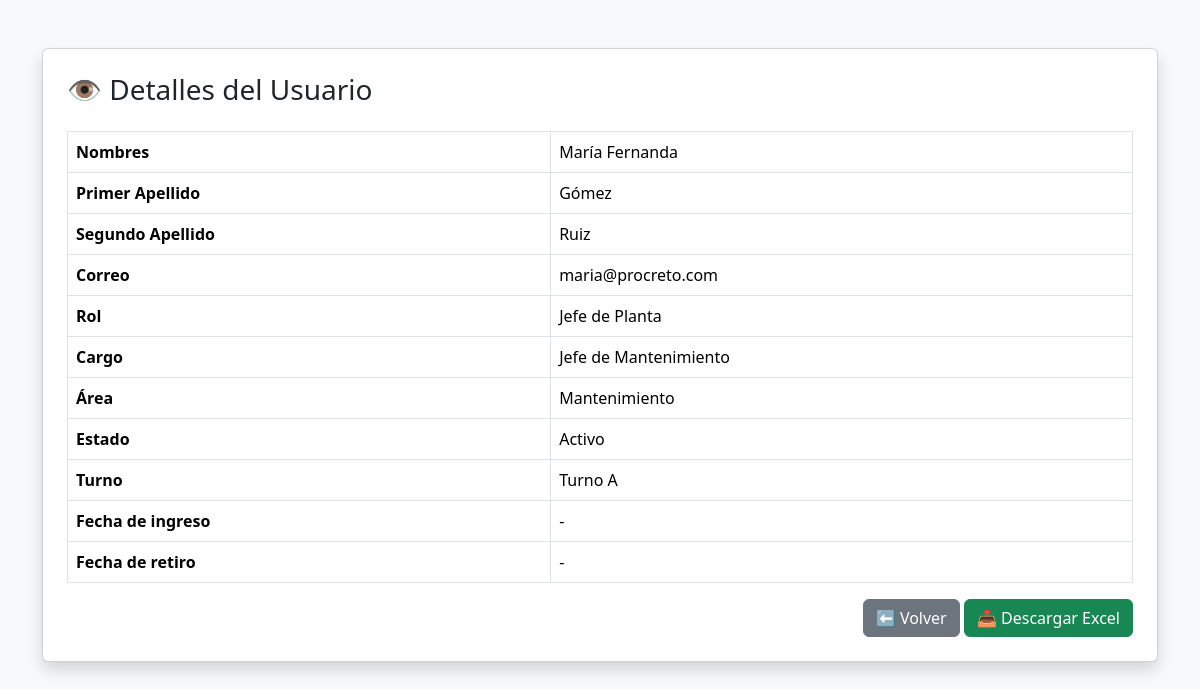
The page /app/screens/dashboard/rrhh/usuarios/ver.php?id=2 on the database its author committed.
### tables this page shows
CREATE TABLE `usuario` (
  `id_usuario` int(11) NOT NULL,
  `tipo_documento_usuario` varchar(10) DEFAULT NULL,
  `numero_documento_usuario` varchar(20) DEFAULT NULL,
  `nombres_usuario` varchar(100) DEFAULT NULL,
  `primer_apellido_usuario` varchar(50) DEFAULT NULL,
  `segundo_apellido_usuario` varchar(50) DEFAULT NULL,
  `fecha_nacimiento_usuario` date DEFAULT NULL,
  `genero_usuario` enum('Masculino','Femenino','Otro') DEFAULT NULL,
  `telefono_usuario` varchar(20) DEFAULT NULL,
  `correo_usuario` varchar(100) DEFAULT NULL,
  `direccion_usuario` varchar(150) DEFAULT NULL,
  `ciudad_usuario` varchar(100) DEFAULT NULL,
  `estado_civil_usuario` varchar(50) DEFAULT NULL,
  `id_estado_usuario` int(11) DEFAULT NULL,
  `id_cargo` int(11) DEFAULT NULL,
  `id_area` int(11) DEFAULT NULL,
  `id_rol` int(11) DEFAULT NULL,
  `tipo_contrato_usuario` varchar(100) DEFAULT NULL,
  `fecha_ingreso_usuario` date DEFAULT NULL,
  `fecha_retiro_usuario` date DEFAULT NULL,
  `id_turno` int(11) DEFAULT NULL,
  `foto_usuario` varchar(255) DEFAULT NULL,
  `pensiones_usuario` varchar(100) DEFAULT NULL,
  `eps_usuario` varchar(100) DEFAULT NULL,
  `arl_usuario` varchar(100) DEFAULT NULL,
  `profesion_usuario` varchar(100) DEFAULT NULL,
  `nivel_estudio_usuario` varchar(100) DEFAULT NULL,
  `observaciones_usuario` text DEFAULT NULL
);

CREATE TABLE `rol` (
  `id_rol` int(11) NOT NULL,
  `nombre_rol` varchar(100) NOT NULL,
  `descripcion_rol` text DEFAULT NULL,
  `imagen_url` varchar(255) DEFAULT NULL
);

CREATE TABLE `cargo` (
  `id_cargo` int(11) NOT NULL,
  `nombre_cargo` varchar(100) NOT NULL,
  `descripcion_cargo` text DEFAULT NULL,
  `id_area` int(11) DEFAULT NULL
);

CREATE TABLE `area` (
  `id_area` int(11) NOT NULL,
  `nombre_area` varchar(100) NOT NULL,
  `descripcion_area` text DEFAULT NULL
);

CREATE TABLE `estado_usuario` (
  `id_estado_usuario` int(11) NOT NULL,
  `nombre_estado_usuario` varchar(50) NOT NULL,
  `descripcion_estado_usuario` text DEFAULT NULL
);

CREATE TABLE `turno` (
  `id_turno` int(11) NOT NULL,
  `nombre_turno` varchar(50) NOT NULL,
  `descripcion_turno` text DEFAULT NULL
);

### app/screens/dashboard/rrhh/usuarios/ver.php (the view, shortened to what this page needs)
<?php
include_once __DIR__ . "/../../../../../config/conexion.php";
$id = intval($_GET['id']);
$sql = "SELECT u.*, r.nombre_rol, c.nombre_cargo, a.nombre_area, e.nombre_estado_usuario, t.nombre_turno
        FROM usuario u
        LEFT JOIN rol r ON u.id_rol = r.id_rol
        LEFT JOIN cargo c ON u.id_cargo = c.id_cargo
        LEFT JOIN area a ON u.id_area = a.id_area
        LEFT JOIN estado_usuario e ON u.id_estado_usuario = e.id_estado_usuario
        LEFT JOIN turno t ON u.id_turno = t.id_turno
        WHERE u.id_usuario = $id";
$result = $conn->query($sql);
$usuario = $result->fetch_assoc();
?>
<!DOCTYPE html>
<html lang="es">
<head>
  <link href="https://cdn.jsdelivr.net/npm/bootstrap@5.3.2/dist/css/bootstrap.min.css" rel="stylesheet">
</head>
<body class="bg-light">
  <div class="container mt-5">
    <div class="card shadow p-4">
      <h3 class="mb-4">👁️ Detalles del Usuario</h3>
      <table class="table table-bordered">
        <tr>
          <th>Nombres</th>
          <td><?= htmlspecialchars($usuario['nombres_usuario']) ?></td>
        </tr>
        <tr>
          <th>Primer Apellido</th>
          <td><?= htmlspecialchars($usuario['primer_apellido_usuario']) ?></td>
        </tr>
        <tr>
          <th>Segundo Apellido</th>
          <td><?= htmlspecialchars($usuario['segundo_apellido_usuario']) ?></td>
        </tr>
        <tr>
          <th>Correo</th>
          <td><?= htmlspecialchars($usuario['correo_usuario']) ?></td>
        </tr>
        <tr>
          <th>Rol</th>
          <td><?= htmlspecialchars($usuario['nombre_rol']) ?></td>
        </tr>
        <tr>
          <th>Cargo</th>
          <td><?= htmlspecialchars($usuario['nombre_cargo']) ?></td>
        </tr>
        <tr>
          <th>Área</th>
          <td><?= htmlspecialchars($usuario['nombre_area']) ?></td>
        </tr>
        <tr>
          <th>Estado</th>
          <td><?= htmlspecialchars($usuario['nombre_estado_usuario']) ?></td>
        </tr>
        <tr>
          <th>Turno</th>
          <td><?= htmlspecialchars($usuario['nombre_turno']) ?></td>
        </tr>
        <tr>
          <th>Fecha de ingreso</th>
          <td><?= htmlspecialchars($usuario['fecha_ingreso'] ?? '-') ?></td>
        </tr>
        <tr>
          <th>Fecha de retiro</th>
          <td><?= htmlspecialchars($usuario['fecha_retiro'] ?? '-') ?></td>
        </tr>
      </table>
      <div class="text-end">
        <a href="index.php" class="btn btn-secondary">⬅️ Volver</a>
        <a href="descargar_excel.php?id=<?= $usuario['id_usuario'] ?>" class="btn btn-success">📥 Descargar Excel</a>
      </div>
    </div>
  </div>
</body>
</html>

### rows shown on the page
usuario: nombres_usuario "María Fernanda", primer_apellido_usuario "Gómez", segundo_apellido_usuario "Ruiz", correo_usuario "maria@procreto.com", id_rol.nombre_rol "Jefe de Planta", id_cargo.nombre_cargo "Jefe de Mantenimiento", id_area.nombre_area "Mantenimiento", id_estado_usuario.nombre_estado_usuario "Activo", id_turno.nombre_turno "Turno A"

### other values the page prints
$usuario['fecha_ingreso'] "-"
$usuario['fecha_retiro'] "-"
